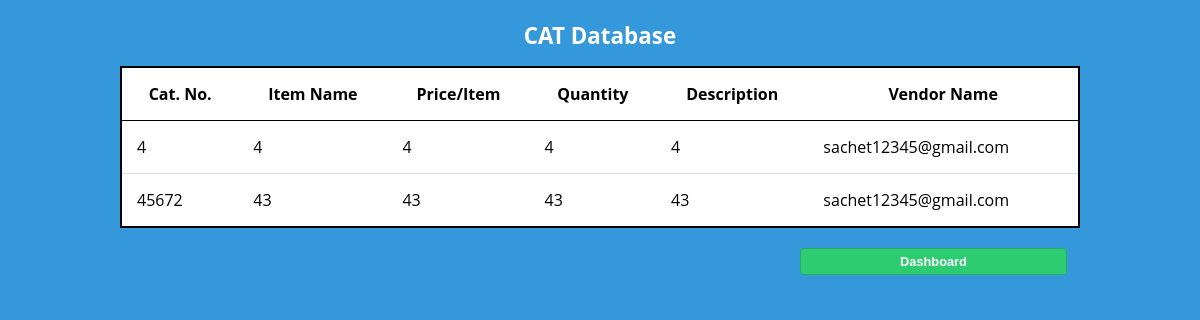
The page /database/ on the database as committed earlier.
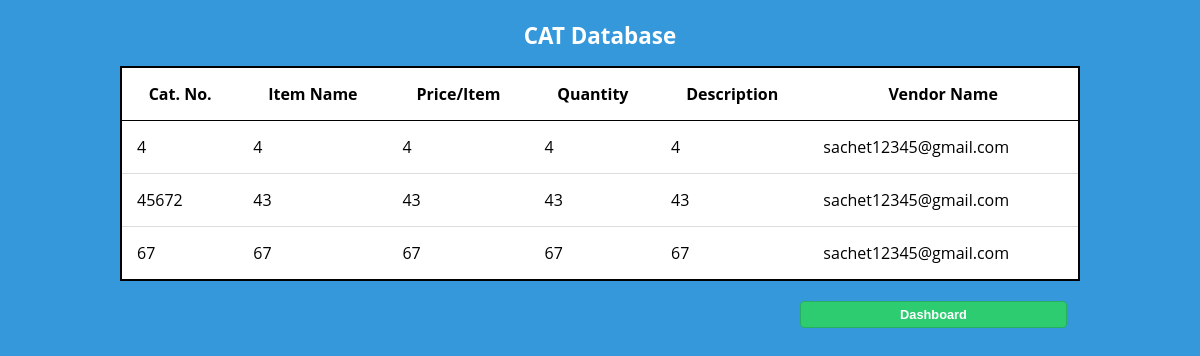
The same page on the database as committed later.
### vendor_portal/models.py (models this page shows)
class Items(models.Model):
    vendorName = models.TextField()
    itemName = models.TextField()
    catNo = models.TextField(primary_key=True)
    price = models.TextField()
    quantity = models.TextField()
    description = models.CharField(max_length=255)
    def __str__(self):
    	return self.itemName

### vendor_portal/views.py (the view)
# urls.py: path('database/',views.database,name='database')
def database(request):
    items=Items.objects.all()
    print(items)
    context={'items':items}
    return render(request,'vendor_portal/database.html', context)

### vendor_portal/templates/vendor_portal/database.html (shortened to what this page needs)
<html>
<head>
</head>
<body>
<h1>CAT Database</h1>
<div>
<table border="1" width="600" rules="rows">
<tr class="special">
<th>Cat. No.</th>
<th>Item Name</th>
<th>Price/Item</th>
<th>Quantity</th>
<th>Description</th>
<th>Vendor Name</th>
</tr>
{% for item in items %}
<tr>
<td>{{ item.catNo }}</td>
<td>{{ item.itemName }}</td>
<td>{{ item.price }}</td>
<td>{{ item.quantity }}</td>
<td>{{ item.description }}</td>
<td>{{ item.vendorName }}</td>
</tr>
{% endfor %}
</table>
<button class="btn" onclick="location.href='{% url 'login' %}'">Dashboard</button>
</div>
</body>
</html>

Rows that differ between the two databases and show on the page:
added Items: catNo "67", itemName "67", price "67", quantity "67", description "67", vendorName "sachet12345@gmail.com"
